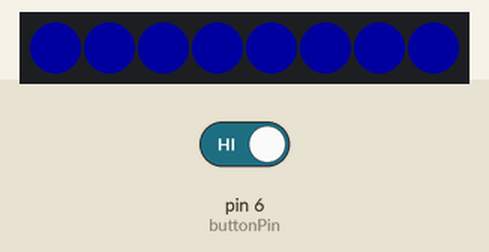
Recording of a sketch running on a simulated Arduino Uno, built with avr-gcc and run on an emulated ATmega328P. Parts: 8 RGB LEDs in strip order, left to right. Inputs (shaded band) come from the test bench; at power-on: pin 6 (buttonPin) HIGH. Dim RGB values are drawn brighter than linear; the audio player accepts every command and is not drawn; what the sketch prints to the serial monitor is not drawn.

Above: at 0.6 s.
At 4.1 s:
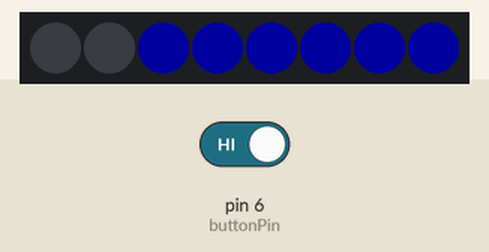
4.2 s: pin 6 (buttonPin) driven LOW
At 7.1 s:
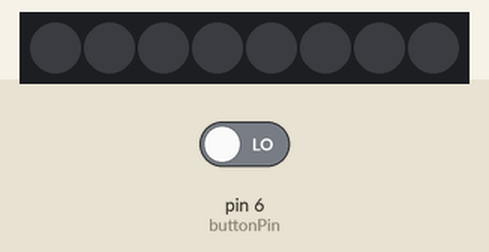
Timing chart, 0 to 20.6 s (numbered marks = the images above; inputs shaded):
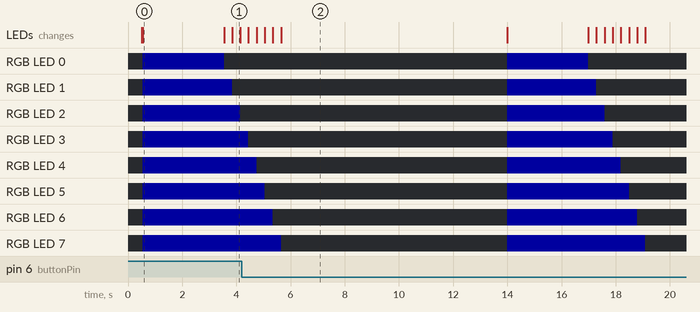

The sketch:

relient_sheilds_-_basic_light_action_and_dfplayer__R1.0.ino
```cpp
/*
  Relent Sheilds
  Lights set of WS2812 RGBW LEDs to re-enact the relient sheilds going down
  My Matt Troha

  Revision History
  Rev 1.0
  set up software to perform basic light action of relient sheilds going down
  all lights on, then one by one they turn off

  Rrev 1.1
  updated to run on sumulator wokwi.com
  minor updates

  Renamed to include both light and sound
  Rev1.0

*/

#include "Arduino.h"
#include "SoftwareSerial.h"       //SOftware Serial Bus to support DFPlayer
#include "DFRobotDFPlayerMini.h"  //DFRobot DFPlayer Library
#include <Adafruit_NeoPixel.h>    //Adafruit NeoPixel Library

const int buttonPin = 6;    // Define Arduino connection pin for button
const int ledPin = 3;       // Define Arduino connection pin for LED data
const int ledNum = 8;       // Define the total number of LEDs
const int ledInGroup = 1;   // Define nubmer of LEDs in a group (each light is individual
const int maxWBright = 32;  // Define maximum LED brightness
//const ??? ledColor = ????   // LED color
const int offDelay = 300;   // Time until next LED goes out
const int firstDelay = 3000;
const int afterDelay = 4000;
const int delayUntilLightsOff = 4000;  // Amount of time to wait until lights start turning off

const bool buttonActivated = LOW;  //Indicate that button is pushed
const uint8_t Reliant1mp3Num = 1;  //mp3 file number of intro
const uint8_t Reliant2mp3Num = 2;  //mp3 file number of sheilds going down

int figureWBrightness = maxWBright;

//set led color


SoftwareSerial mySoftwareSerial(10, 11);  // RX, TX
DFRobotDFPlayerMini myDFPlayer;


// void printDetail(uint8_t type, int value);

Adafruit_NeoPixel ledStrip = Adafruit_NeoPixel(ledNum, ledPin, NEO_GRBW + NEO_KHZ800);

void setup() {
  pinMode(buttonPin, INPUT);
  digitalWrite(buttonPin, HIGH);  //turn on internal resistor

  Serial.begin(9600);  // Setup Serial Monitor

  // Print to Serial Monitor
  Serial.println("Starting Program");

  if (!myDFPlayer.begin(mySoftwareSerial)) {  //Use softwareSerial to communicate with mp3.
    // change this to flash the lights
    Serial.println(F("Unable to begin:"));
    Serial.println(F("1.Please recheck the connection!"));
    Serial.println(F("2.Please insert the SD card!"));
    while (true)
      ;
  }

  ledStrip.begin();  // Initialize the LEDs
  clearLEDs();       // Clear all LEDs
  ledStrip.show();   // Show the result of clearing the LEDs

  Serial.println("cleared them all");

  myDFPlayer.volume(20);                     //Set volume value. From 0 to 30
  myDFPlayer.playMp3Folder(Reliant1mp3Num);  //Play the first mp3
}

// ********************************************* LOOP starts
void loop() {

  // Turn all lights on
  ledStrip.fill(ledStrip.Color(0, 0, figureWBrightness, 0), 0, ledNum);
  ledStrip.show();  // Show at once
  Serial.println("turn all on");
  // Delay until first light goes out
  delay(firstDelay);      // Delay until first light goes out

  //Turn off one by one
  for (int i = 0; i < ledNum; i++) {
    // Turn off one led
    ledStrip.setPixelColor(i, 0);
    ledStrip.show();
    delay(offDelay);    // Delay until next led goes out
  }

  delay(afterDelay);
  //Finished
  Serial.println("Loop Ended!!!");
  Serial.println(".................................");


  //Play intro
  // if not already playing  ++++++++++++++++++


 // if (digitalRead(buttonPin) == buttonActivated) {
 //   myDFPlayer.playMp3Folder(Reliant2mp3Num);
    // wait x seconds and start lights
 //   delay(3000);
 //   Serial.println("at this point the lights would start");
    // }


    if (digitalRead(buttonPin) == buttonActivated) {
      Serial.println("the button was pushed");
      myDFPlayer.playMp3Folder(Reliant2mp3Num);

      // wait x seconds and start lights
      delay(delayUntilLightsOff);
      Serial.println("at this point the lights would start going off");

    } else if (myDFPlayer.readState() == 0)  //put the if here
      myDFPlayer.playMp3Folder(Reliant2mp3Num);
    {
      // if intro (mp3=1) has stopped then restart it
    }
  // }
}
// Function to set all LEDs off  *****change??????
void clearLEDs() {
  // Cycle through all LEDs
  for (int i = 0; i < ledNum; i++) {
    // Set color to zero which is off
    ledStrip.setPixelColor(i, 0);
  }
}


/*
  void printDetail(uint8_t type, int value) {
    switch (type) {
      case TimeOut:
        Serial.println(F("Time Out!"));
        break;
      case WrongStack:
        Serial.println(F("Stack Wrong!"));
        break;
      case DFPlayerCardInserted:
        Serial.println(F("Card Inserted!"));
        break;
      case DFPlayerCardRemoved:
        Serial.println(F("Card Removed!"));
        break;
      case DFPlayerCardOnline:
        Serial.println(F("Card Online!"));
        break;
      case DFPlayerPlayFinished:
        Serial.print(F("Number:"));
        Serial.print(value);
        Serial.println(F(" Play Finished!"));
        break;
      case DFPlayerError:
        Serial.print(F("DFPlayerError:"));
        switch (value) {
          case Busy:
            Serial.println(F("Card not found"));
            break;
          case Sleeping:
            Serial.println(F("Sleeping"));
            break;
          case SerialWrongStack:
            Serial.println(F("Get Wrong Stack"));
            break;
          case CheckSumNotMatch:
            Serial.println(F("Check Sum Not Match"));
            break;
          case FileIndexOut:
            Serial.println(F("File Index Out of Bound"));
            break;
          case FileMismatch:
            Serial.println(F("Cannot Find File"));
            break;
          case Advertise:
            Serial.println(F("In Advertise"));
            break;
          default:
            break;
        }
        break;
      default:
        break;
    }
  }
*/
```

Measured:
- what the display in image 0 shows lasts 3.0 s, from 0.5 s to 3.5 s
